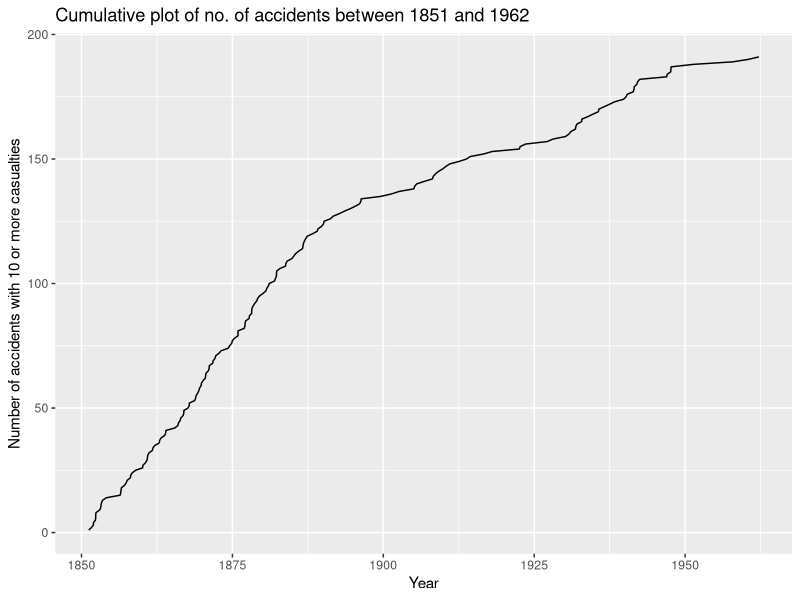
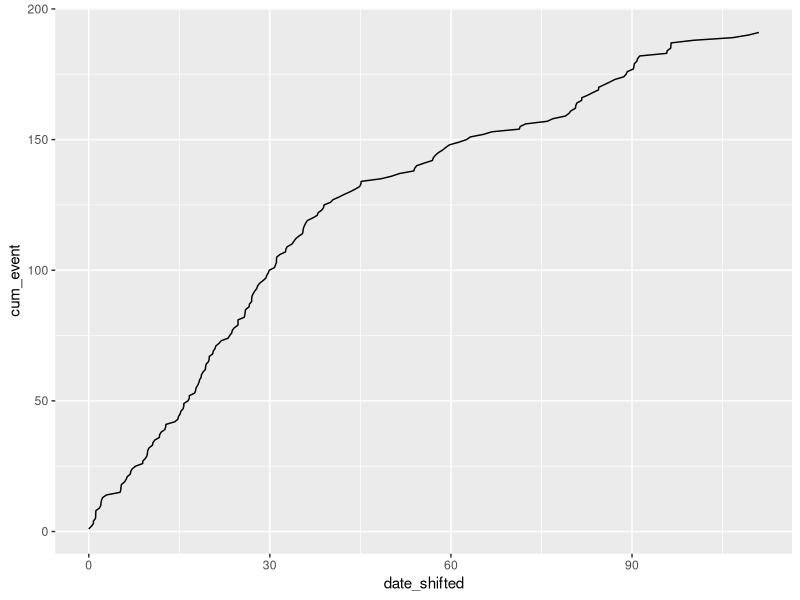
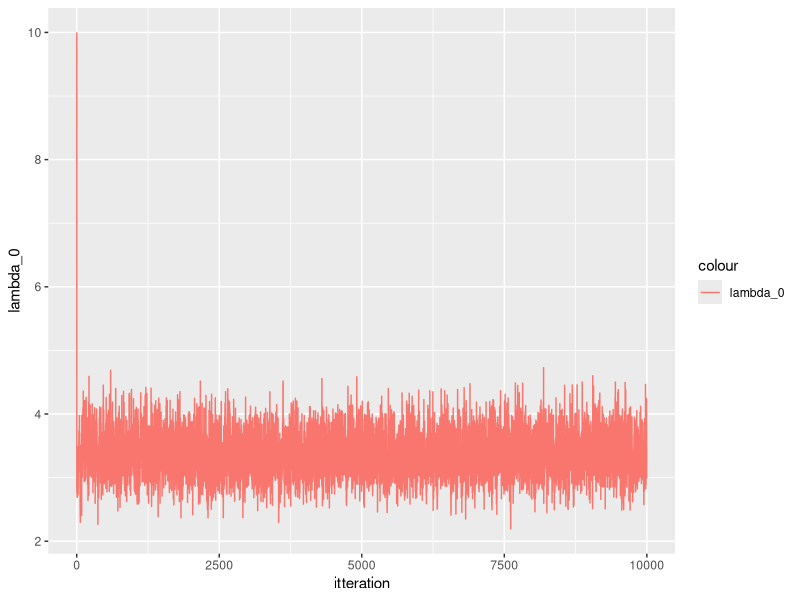
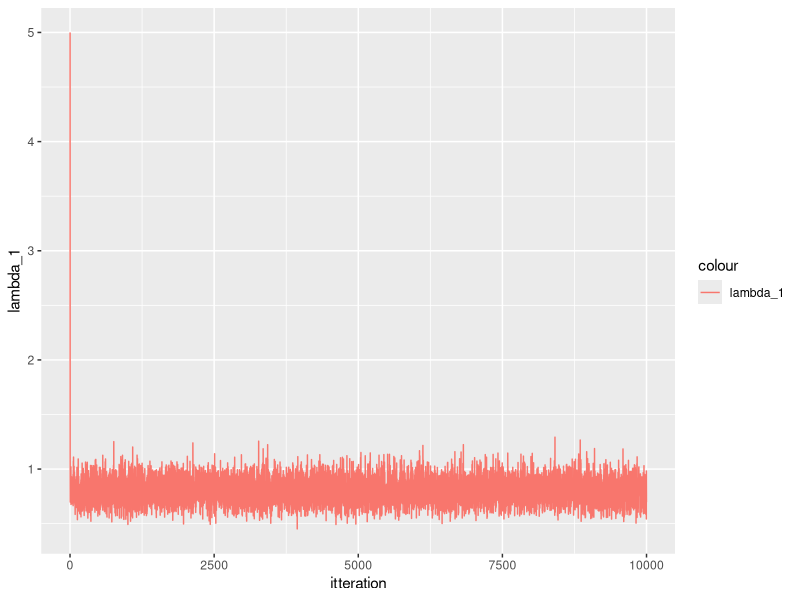
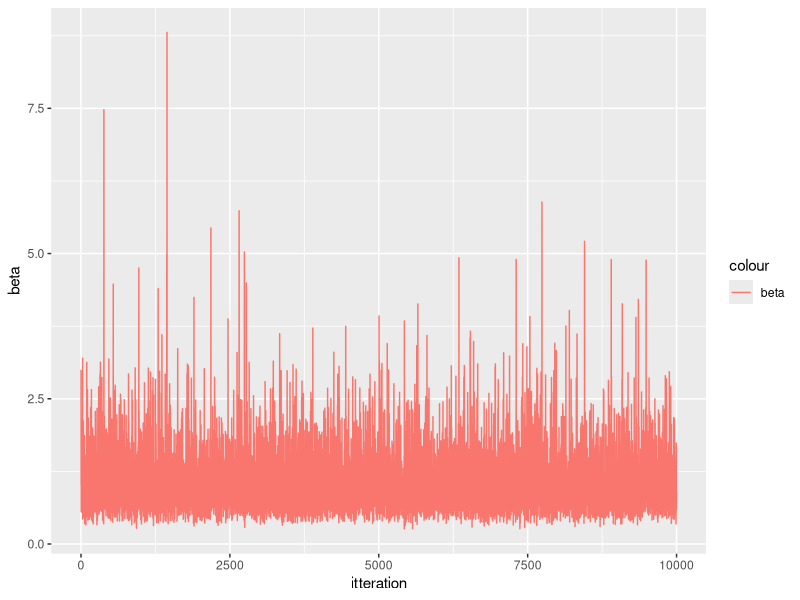
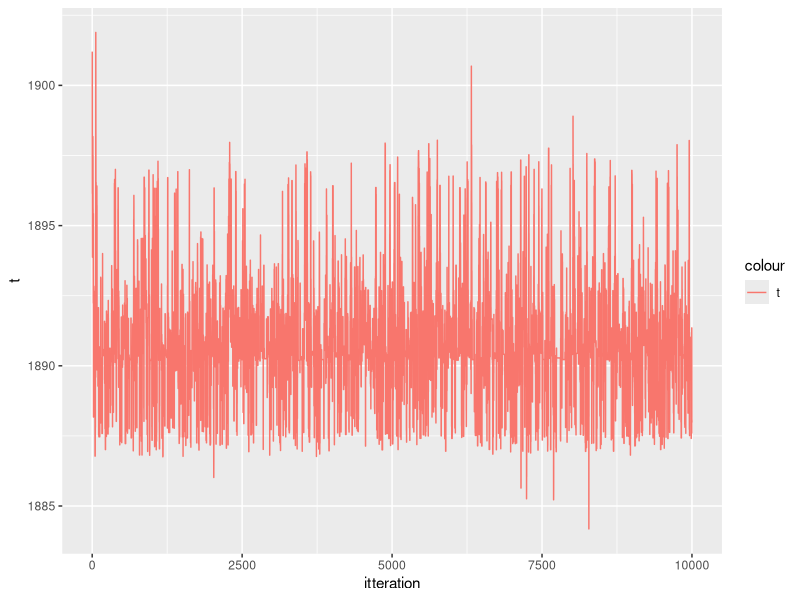
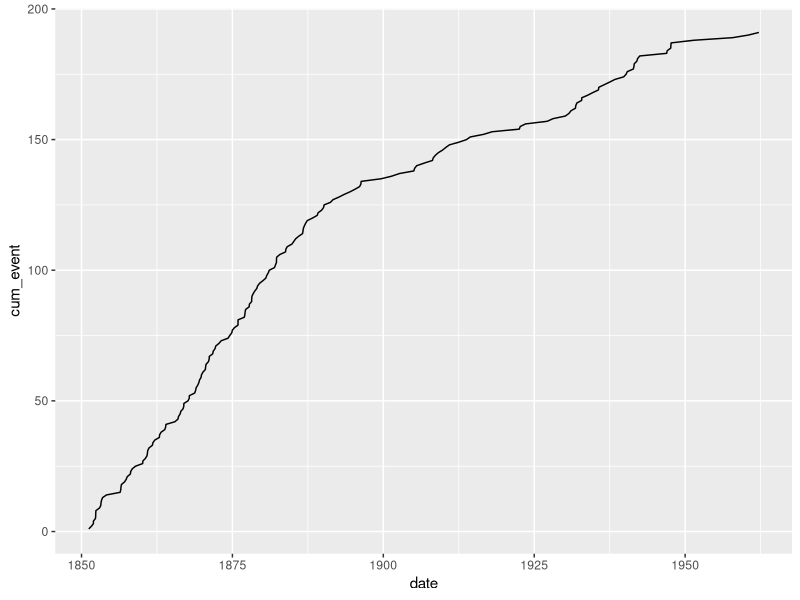
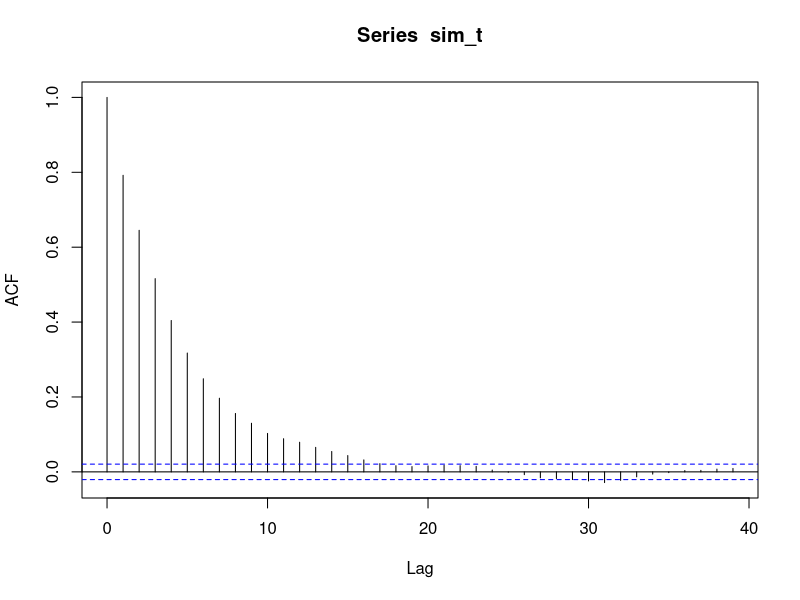

Here is the R script that generated these plots, in order:
## SINGLE SITE MCMC 

MH_single_alg <- function(n,data, t_0,t_2, t, lambda_0,lambda_1, beta, sigma){

  # Find number of deaths in each interval given initial t
  y_0 = sum(data[date <t]$event)
  y_1 = sum(data[date>= t]$event)
  
  # Construct result matrix
  results <- matrix(nrow = n, ncol = 5)
  results[1, 1:5] <- c(t, lambda_0, lambda_1, beta, 1)
  for(i in 2:n){
    print(i)
    # Collect old values for t and beta and compute corresponding 
    # y_0 and y_1 values
    t_old <- results[i-1, 1]
    
    y_0_o = sum(data[date <t_old]$event)
    y_1_o = sum(data[date>= t_old]$event)
    
    beta <- results[i-1, 4]
    
    # Preform Gibbs step
    lambda_0 <- rgamma(1, y_0 + 2, scale = 1/(t_old - t_0 + 1/beta))
    lambda_1 <- rgamma(1, y_1 + 2, scale = 1/(t_2 - t_old + 1/beta))

    beta_tilde <- rgamma(1, 6, scale = 1/(lambda_0 + lambda_1 + 1)) 
    beta <- 1/beta_tilde
    
    results[i, 2:4] <- c( lambda_0, lambda_1, beta)
    
    # Preform MH step with the random walk of order one 
    # as the proposal density
    t_new <- rnorm(1, t_old, sigma)
    
    ### Compute corresponding values for y_0 and y_1
    y_0_n = sum(data[date <t_new]$event)
    y_1_n = sum(data[date>= t_new]$event)
    
    ### Compute the acceptance probability in log scale and
    # compare with u unif(0,1)
    a_log <- (((y_0_n +1)*log(lambda_0) 
               + (y_1_n +1)*log(lambda_1) 
               - t_new *(lambda_0 - lambda_1 )) - 
                ((y_0_o +1)*log(lambda_0) 
                 + (y_1_o +1)*log(lambda_1) 
                 - t_old *(lambda_0 - lambda_1 )))
    u <- runif(1)
    results[i, 5] <-  exp(a_log)
    if (u< exp(a_log)){
      results[i, 1] <-  t_new
    } else{
      results[i,1] <- t_old
      }
  }
  return (results)
}

# Load libraries and data
library(boot)
library(data.table)
library(tidyr)
library(ggplot2)

# Create data table
data <- as.data.table(coal)
data[, event:= 1]
data[, cum_event := cumsum(event)]
data[, date_shifted := date- data[1, date]]


q <- ggplot(data = data, aes(x = date, y = cum_event))
q <- q + geom_line() + ggtitle("Cumulative plot of no. of accidents between 1851 and 1962") + 
  xlab("Year") + ylab("Number of accidents with 10 or more casualties")
q

q <- ggplot(data = data, aes(x = date_shifted, y = cum_event))
q <- q + geom_line()
q


# Initial values for t, lambda_0, lambda_1, beta
t = data[1, date] + 50
lambda_0 <- 10 
lambda_1 <- 5 
beta = 3

# Set n, t_0, t_2 and tuning parameter sigma
n = 10000
t_0 = data[1, date]
t_2 = data[nrow(data), date] #maybe should be 1963? 
sigma = 3

# Run algorithm
sim_MH_single <- MH_single_alg(n,data, t_0, t_2, t, lambda_0,lambda_1, beta, sigma)

#Format and plot the reuslts
sim_MH_single <- as.data.table(sim_MH_single)
setnames(sim_MH_single, c("t", "lambda_0", "lambda_1", "beta", "a"))
sim_MH_single[, itteration := seq(1:n)]

q <- ggplot(data = sim_MH_single, aes(x = itteration) )
q <- q + geom_line(aes(y = lambda_0, colour = "lambda_0"))
q
q <- ggplot(data = sim_MH_single, aes(x = itteration) )
q <- q + geom_line(aes(y = lambda_1, colour = "lambda_1"))
q
q <- ggplot(data = sim_MH_single, aes(x = itteration) )
q <- q + geom_line(aes(y = beta, colour = "beta"))
q
q <- ggplot(data = sim_MH_single, aes(x = itteration) )
q <- q + geom_line(aes(y = t, colour = "t"))
q

# Check if values seem reasonable
summary(sim_MH_single)
3.655*(1891- t_0) + 0.62*(t_2-1891)

q <- ggplot(data = data, aes(x = date, y = cum_event))
q <- q + geom_line()
q

##Looking at the acf of t

burnin <- 1000

sim_t <- sim_MH_single$t[burnin:n]

acf(sim_t)
